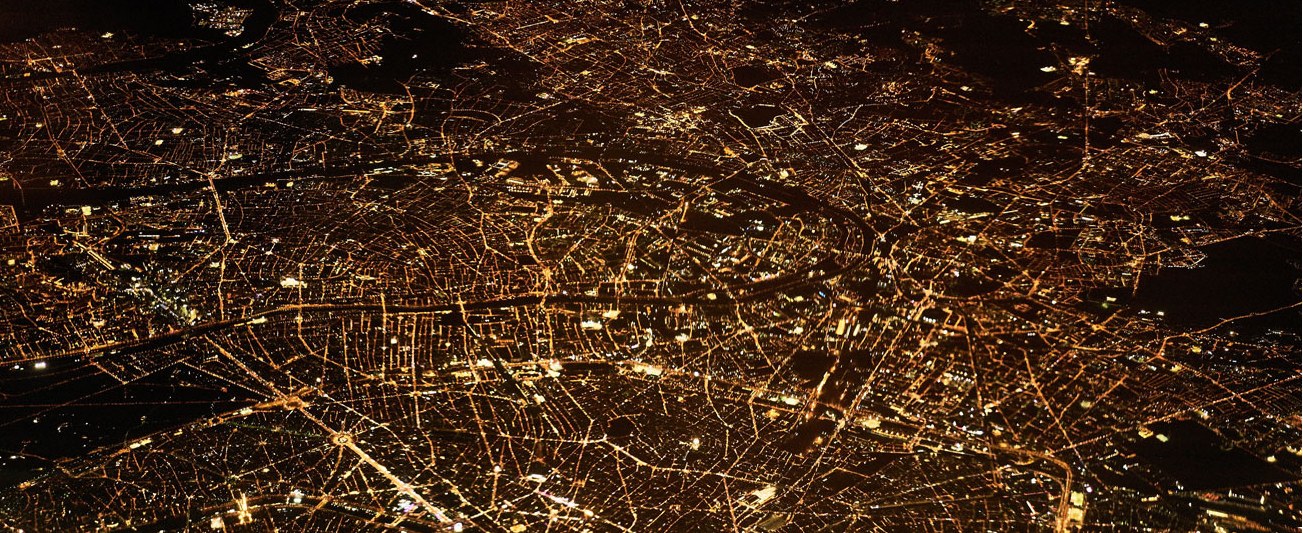
#> input picture imagenes/LosAngeles.png, 1303 x 533 px
$ python secuencia_metodo1.py
#> lines starting #> are read from the running program, lines starting #| are printed output that depends on the picture; long printed decimals are rounded
import cv2 as cv
import numpy  as np
import sys
import time

#Funcion que halla el porcentaje de pixeles blancos en la imagen
def hallarPorcentaje(total, pixelBlancos):
    porcentaje = (pixelBlancos*100)/total
    return porcentaje

#Seleccionamos la imagen que queramos
imagen = cv.imread('imagenes/LosAngeles.png')
#> imagen is the input picture: shape (533, 1303, 3); mean B, G, R 22.5, 39.2, 62.4

gray=cv.cvtColor(imagen, cv.COLOR_BGR2GRAY)
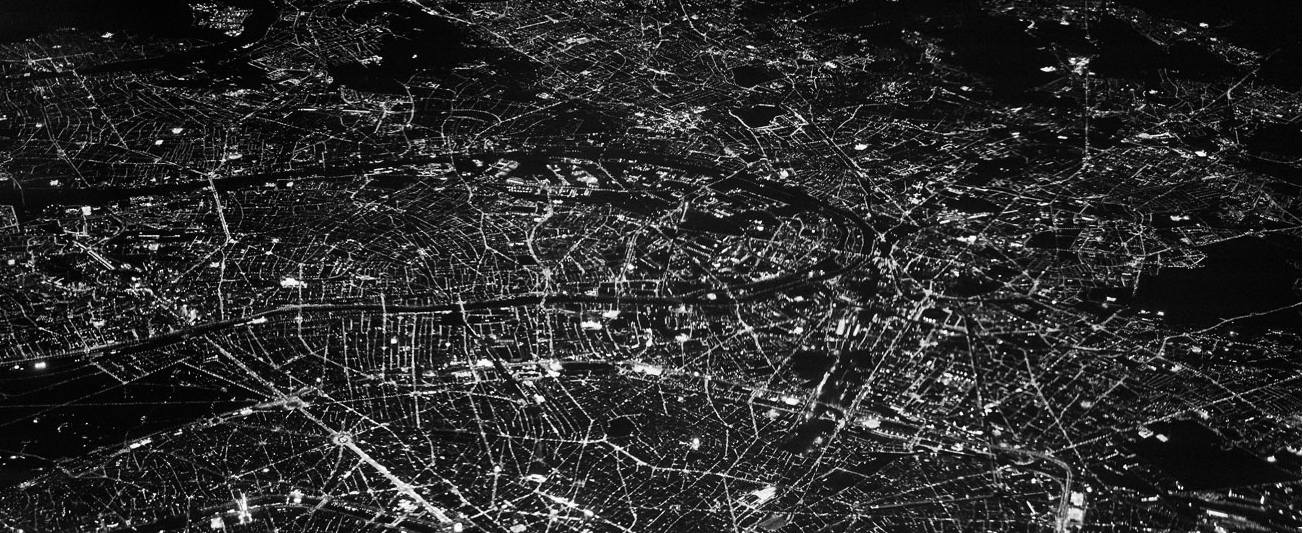
#> gray: shape (533, 1303); min 0, max 255, mean 44.2
#cv.imshow('gray', gray)                    #Si queremos que muestre la imagen en blanco y negro descomentamos esta linea

dimensiones=gray.shape
#> dimensiones = (533, 1303)
print ("Resolucion:",dimensiones[0],"x ",dimensiones[1])
#| Resolucion: 533 x  1303

pixelesTotales=(dimensiones[0]*dimensiones[1])
#> pixelesTotales = 694499
print("Pixeles totales:", pixelesTotales)
#| Pixeles totales: 694499

#Contamos el numero de pixeles blancos
pB=0
#Valor a partir del cual decimos que el pixel esta iluminado
luminoso=127

start = time.time()

for i in range(dimensiones[0]):
    for j in range(dimensiones[1]):
        if gray[i,j] > luminoso:
            pB=pB+1
#> after the loop, pB = 59383

end = time.time()

print("Tiempo:",format(end-start),"s")
print("Pixeles blancos: ", pB)
#| Pixeles blancos:  59383

porcentajePB=hallarPorcentaje(pixelesTotales, pB)
#> porcentajePB = 8.55
print("La imagen tiene una luminosidad del", porcentajePB, "%")
#| La imagen tiene una luminosidad del 8.550 %

cv.waitKey(0)

$ run again, with imagenes/agujeroNegro.jpg saved as imagenes/LosAngeles.png
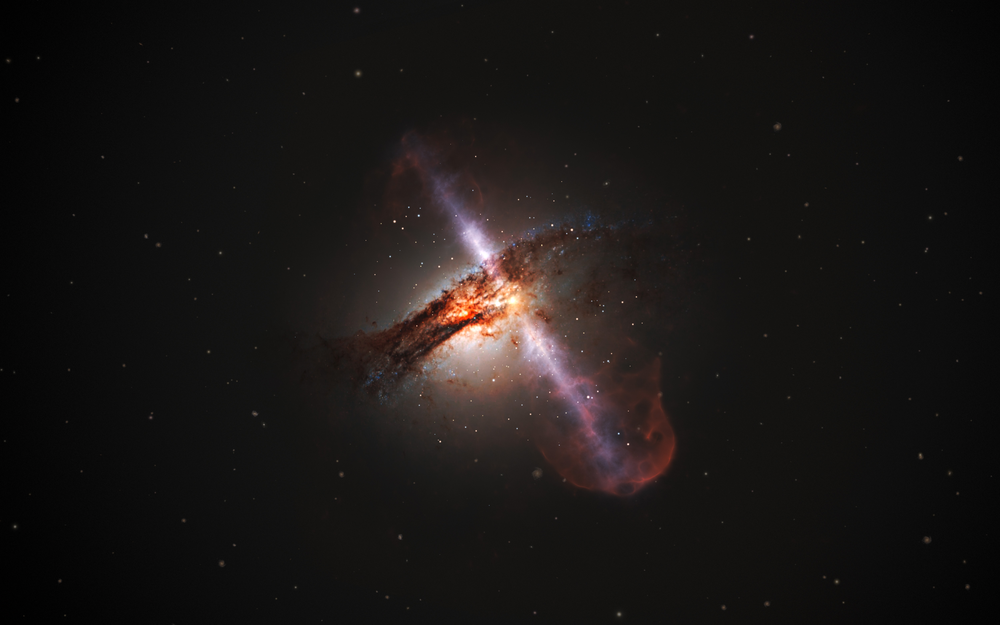
#> input picture imagenes/agujeroNegro.jpg, 1000 x 625 px, shrunk from 5000 x 3125 before the run
#> imagen is the input picture: shape (625, 1000, 3); mean B, G, R 21.4, 22.6, 25.9
#> `gray=cv.cvtColor(imagen, cv.COLOR_BGR2GRAY)`:
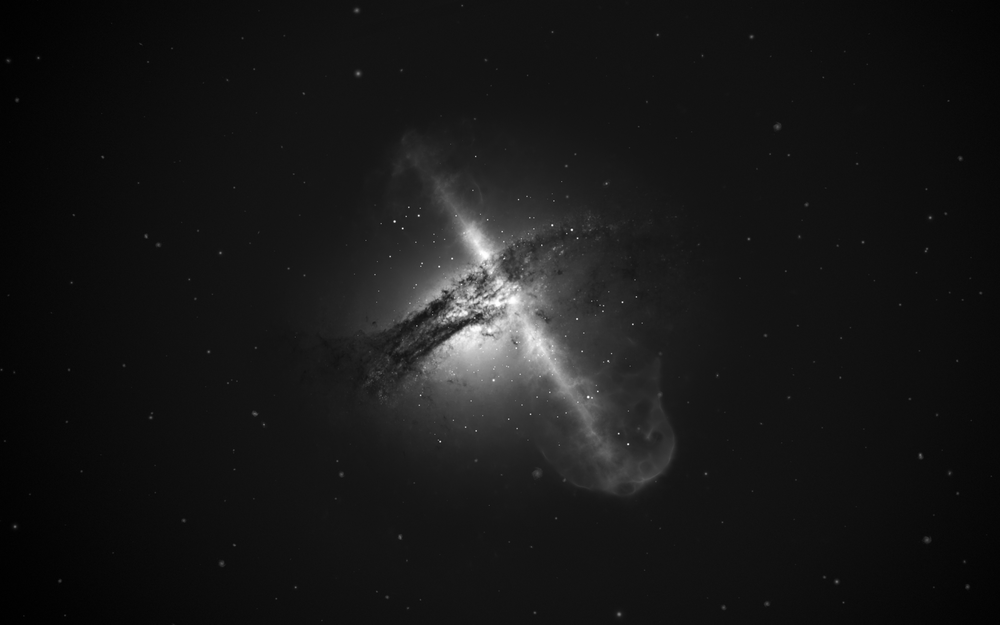
#> gray: shape (625, 1000); min 0, max 255, mean 23.4
#| Resolucion: 625 x  1000
#| Pixeles totales: 625000
#| Pixeles blancos:  10406
#| La imagen tiene una luminosidad del 1.665 %

$ run again, with imagenes/ankara.jpg saved as imagenes/LosAngeles.png
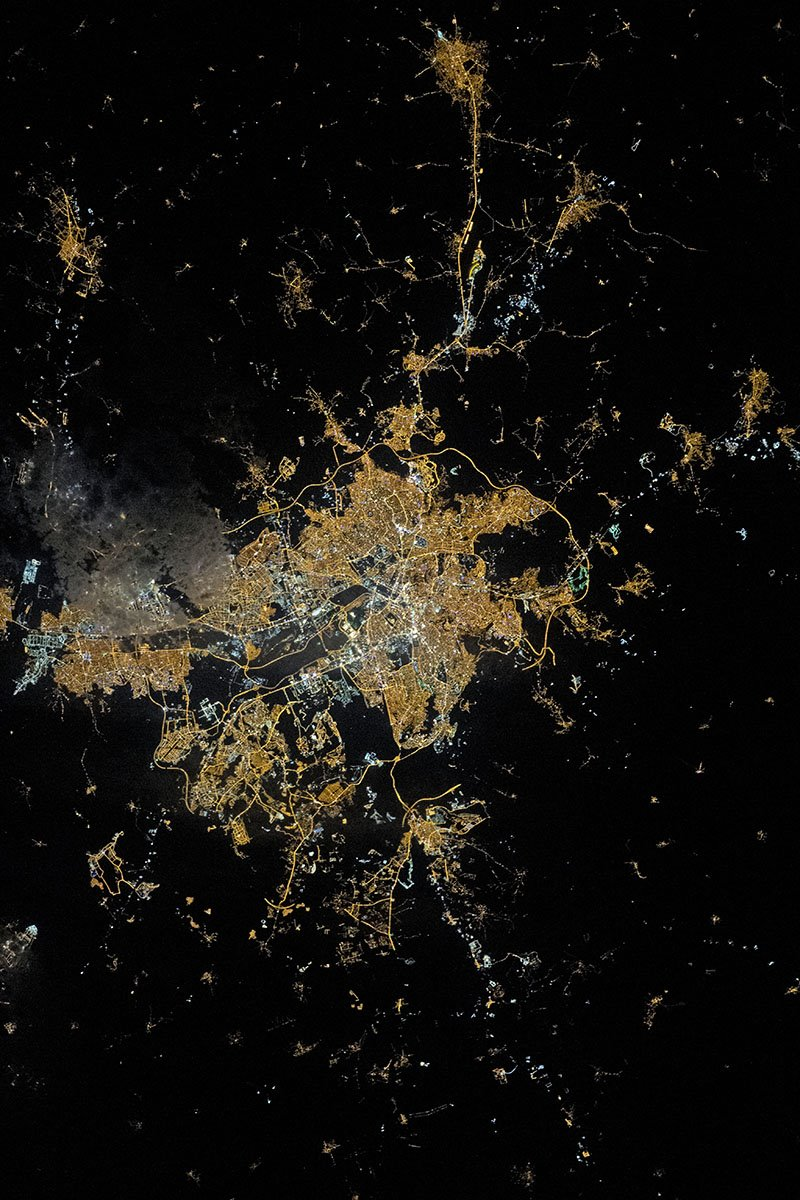
#> input picture imagenes/ankara.jpg, 800 x 1200 px
#> imagen is the input picture: shape (1200, 800, 3); mean B, G, R 16.3, 20.3, 22.5
#> `gray=cv.cvtColor(imagen, cv.COLOR_BGR2GRAY)`:
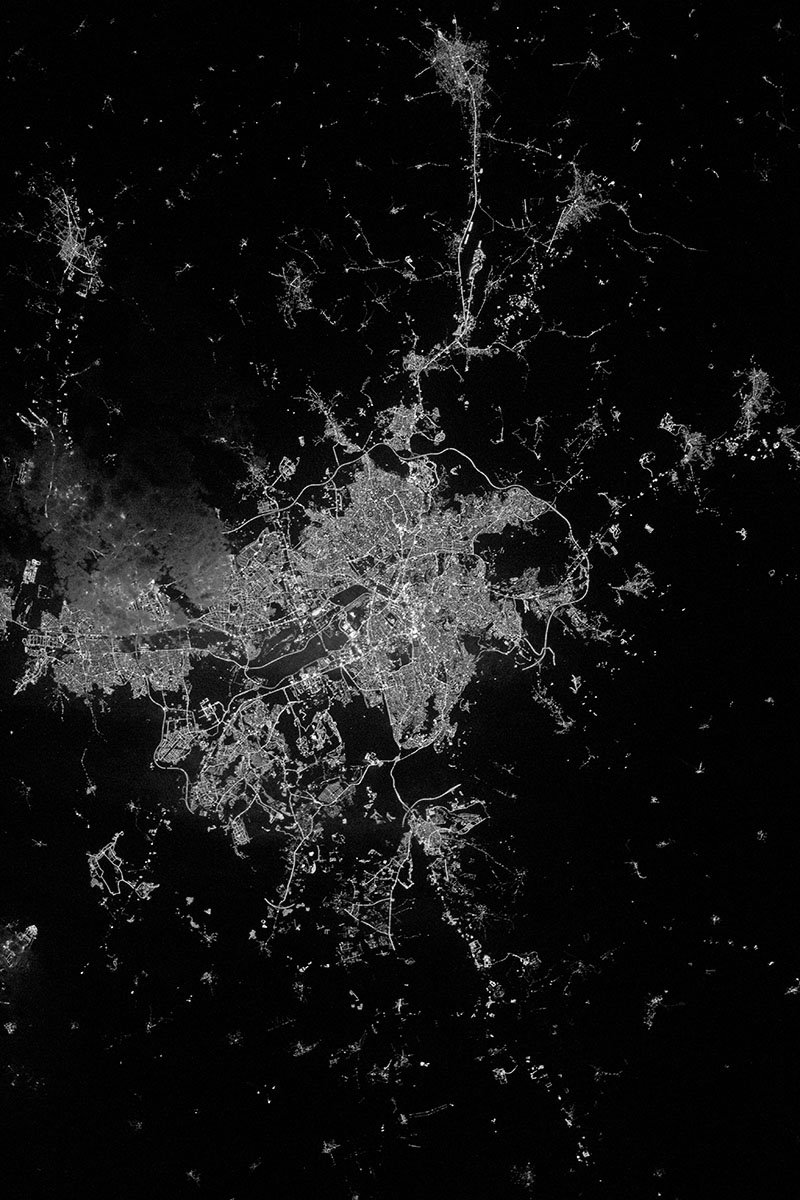
#> gray: shape (1200, 800); min 0, max 255, mean 20.5
#| Resolucion: 1200 x  800
#| Pixeles totales: 960000
#| Pixeles blancos:  44299
#| La imagen tiene una luminosidad del 4.614 %

$ run again, with imagenes/londres.jpg saved as imagenes/LosAngeles.png
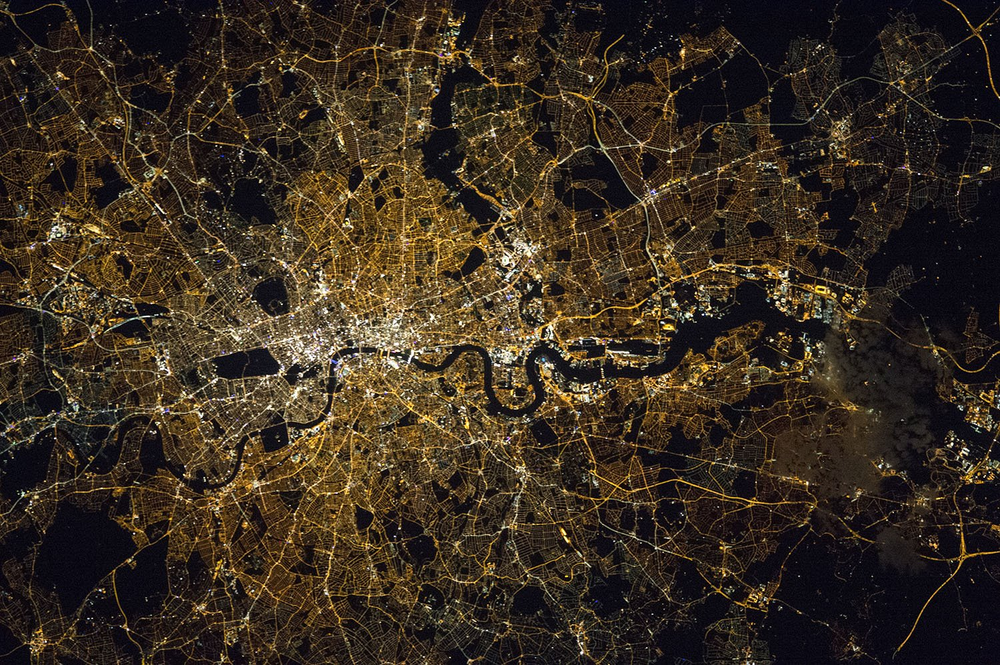
#> input picture imagenes/londres.jpg, 1000 x 665 px, shrunk from 1500 x 998 before the run
#> imagen is the input picture: shape (665, 1000, 3); mean B, G, R 32.7, 44.9, 56.5
#> `gray=cv.cvtColor(imagen, cv.COLOR_BGR2GRAY)`:
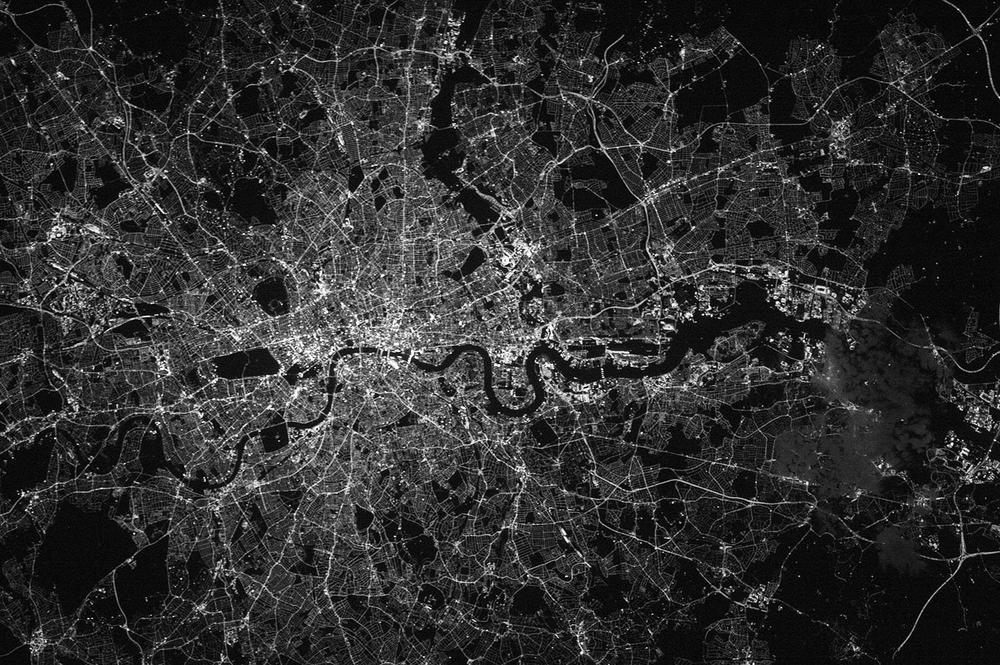
#> gray: shape (665, 1000); min 0, max 255, mean 47
#| Resolucion: 665 x  1000
#| Pixeles totales: 665000
#| Pixeles blancos:  42497
#| La imagen tiene una luminosidad del 6.391 %
